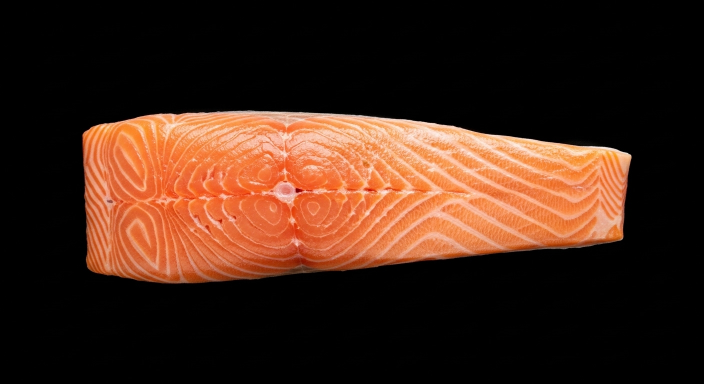
#> input picture fish_fillet_black.png, 704 x 384 px, found by its file name
$ python test_opencv.py
#> lines starting #> are read from the running program, lines starting #| are printed output that depends on the picture; after the words box and inside, x2 and y2 are one past the last pixel; in counts of white or black regions, pixels touching at a corner belong together
"""import matplotlib.pyplot as plt
import cv2
import numpy as np


img = cv2.imread("TEL330_fish_tracking/fish_fillet_black.png")


img_rgb = cv2.cvtColor(img, cv2.COLOR_BGR2RGB)

img_gray = cv2.cvtColor(img, cv2.COLOR_BGR2GRAY)
plt.imshow(img_gray)
plt.show()

gray = cv2.medianBlur(img_gray, 5)
plt.imshow(gray)
plt.show()
# Detect circles
circles = cv2.HoughCircles(gray, cv2.HOUGH_GRADIENT, dp=1, minDist=20,
                           param1=50, param2=40, minRadius=1, maxRadius=40)

# Draw results
if circles is not None:
    circles = np.uint16(np.around(circles))
    for i in circles[0, :]:
        # Draw outer circle
        cv2.circle(gray, (i[0], i[1]), i[2], (0, 255, 0), 2)
        # Draw center
        cv2.circle(gray, (i[0], i[1]), 2, (0, 0, 255), 3)

cv2.imshow('Detected Circles', gray)
cv2.waitKey(0)

# img_gray = cv2.equalizeHist(img_gray)
# plt.imshow(img_gray)
# plt.show()

"""
import cv2
import numpy as np
import matplotlib.pyplot as plt

img = cv2.imread("TEL330_fish_tracking/fish_fillet_black.png")
#> img is the input picture: shape (384, 704, 3); mean B, G, R 24.9, 38.6, 66.3
gray = cv2.cvtColor(img, cv2.COLOR_BGR2GRAY)
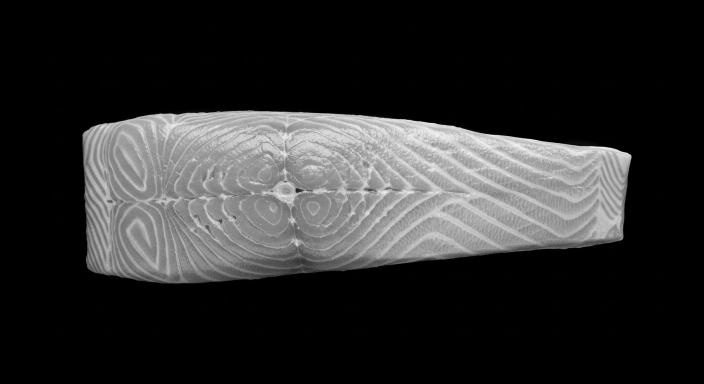
#> gray: shape (384, 704); min 0, max 242, mean 45.3

# Mask out background first
_, fish_mask = cv2.threshold(gray, 20, 255, cv2.THRESH_BINARY)
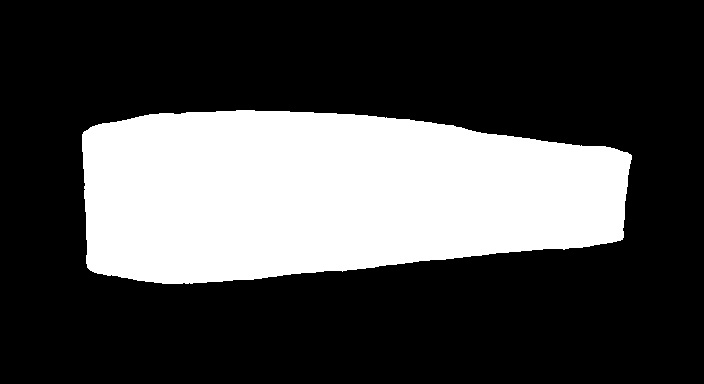
#> fish_mask: shape (384, 704); 28.7% white; 1 white region, box (x1, y1, x2, y2) and area: (82, 110, 632, 284) 77506
gray_masked = cv2.bitwise_and(gray, fish_mask)

# plt.imshow(fish_mask)
# plt.show()

# Enhance bright spot
blur = cv2.GaussianBlur(gray_masked, (11, 11), 2)

# plt.imshow(blur)
# plt.show()

circles = cv2.HoughCircles(
    blur,
    cv2.HOUGH_GRADIENT,
    dp=1.2,
    minDist=30,
    param1=80,
    param2=20,
    minRadius=2,
    maxRadius=12
)
#> circles = [[285, 191.4, 11.24]]

out = img.copy()

if circles is not None:
    circles = np.round(circles[0]).astype(int)
#> circles = [[285, 191, 11]]
    for x, y, r in circles:
        cv2.circle(out, (x, y), r, (0, 255, 0), 2)
        cv2.circle(out, (x, y), 2, (0, 0, 255), 3)
#> this loop made 1 pass
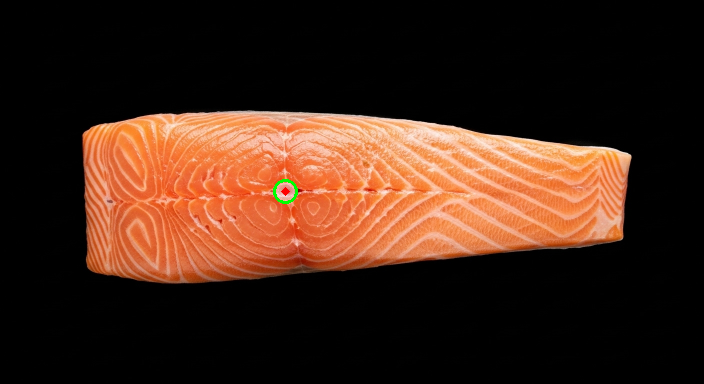
#> out: shape (384, 704, 3); 0.09% of pixels changed, all inside (x1, y1, x2, y2) = (273, 179, 298, 204)

plt.imshow(cv2.cvtColor(out, cv2.COLOR_BGR2RGB))
plt.title("Hough circles")
plt.axis("off")
plt.show()
